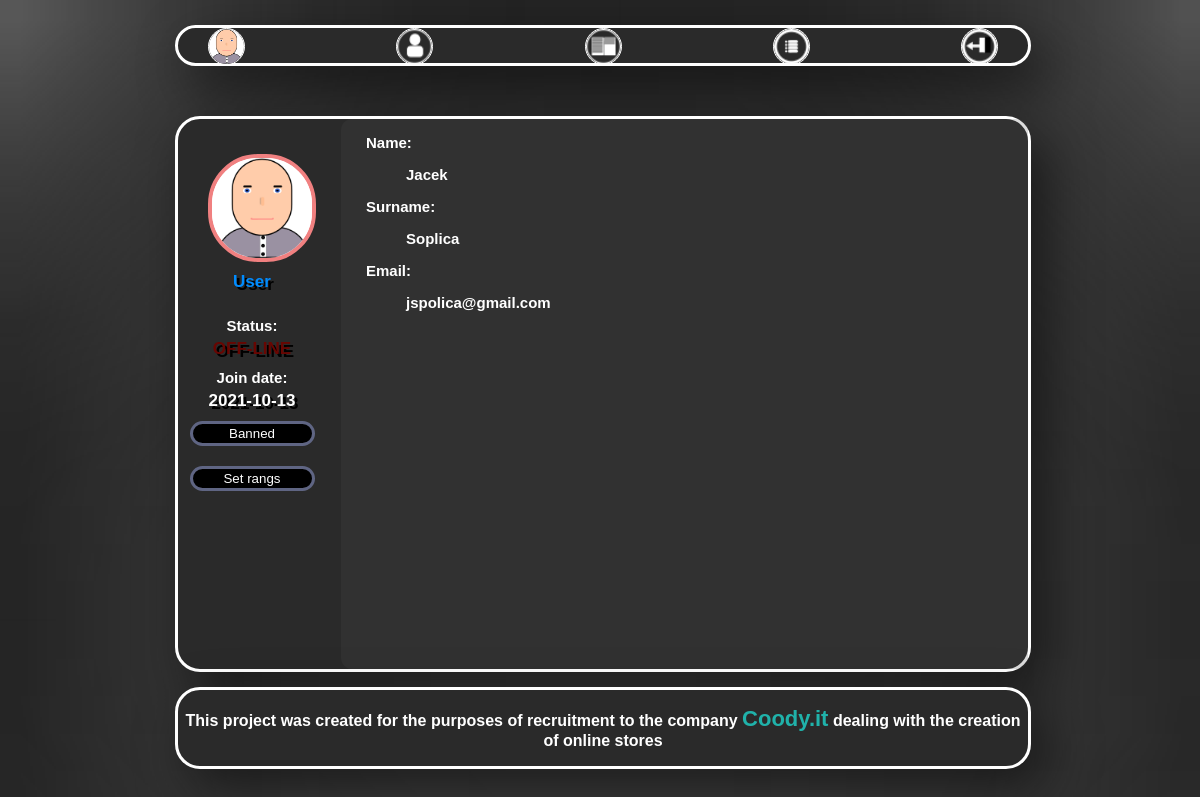
Page /profil_user.php?author_id=4 (signed in) on the committed database.
### tables this page shows
CREATE TABLE `users_db` (
  `ID` int(11) NOT NULL,
  `Name` varchar(24) NOT NULL,
  `Surname` varchar(24) NOT NULL,
  `Email` varchar(30) NOT NULL,
  `Password` varchar(24) NOT NULL,
  `Join_Date` date NOT NULL DEFAULT current_timestamp(),
  `Images_url` text NOT NULL,
  `Online` int(11) NOT NULL
);

### profil_user.php (the view, shortened to what this page needs)
<!DOCTYPE html>
<html lang="pl">
    <head>
        <link href="user_style.css?<?=filemtime("user_style.css")?>" rel="stylesheet" type="text/css" />
    </head>
    <body>
        <div id="contener">
            <div id="header">
                <div id="link_contener">
                    <?php
                        if(empty($_SESSION['img']))
                            echo '<a id="user_go_profil" href="profil_side.php"><img class="image_header_icon" title="Profil side" alt="Go back to profil icon" src="User_profils\default_profil\default.png"></a>';
                        else
                        {
                            $pathi = "User_profils\\". $_SESSION['id'] ."\\".$_SESSION['img'];
                            echo "<a id='user_go_profil' href='profil_side.php'><img class='image_header_icon' title='Profil side' alt='Go back to profil icon' src='$pathi'></a>";
                        }
                        if($_SESSION['Rangs'] >= 2)
                        {
                            echo' <a id="admin_look_all" href="user_list_side.php"><img class="image_header_icon" title="User list side" alt="Go to user list side icon" src="images/icon_link/profils.png" ></a>';
                            echo' <a id="admin_look_all" href="archive_side.php"><img class="image_header_icon" title="Archive list side" alt="Go to archive list side icon" src="images/icon_link/archive.png" ></a>';
                        }
                    ?>
                    <a id="user_go_ticket" href="ticket_side.php"><img class="image_header_icon" title="Ticket side" alt="Go to Ticket side icon" src="images/icon_link/tickets.png" ></a>
                    <a class="user_logout" href="logout.php"> <img class="image_header_icon" title="Log out"  alt="Log out icon" src="images/icon_link/logout.png"></a>
                </div>
            </div>
            <div id="main">
                <?php
                    echo '<div id = "user_left_contener">';
                        if(!empty($_GET["author_id"]))
                            $Uid = $_GET["author_id"];
                        require_once "connect_mysql.php";
                        $db = @mysqli_connect($host , $username, $userpassword, $namedb);
                        if(!$db)
                            echo '<br><div id="error_contener"> Warning: Database not connected!</div><br>';
                        else
                        {
                            $sql = "SELECT * FROM users_db WHERE ID = '$Uid'";
                            if($result = $db->query($sql))
                            {
                                $tcket_number = $result->num_rows;
                                if($tcket_number == 1)
                                {
                                    $data = $result->fetch_assoc();
                                    $suemail = $data['Email'];
                                    $Uname = $data['Name'];
                                    $Usurname = $data['Surname'];
                                    $Ujdate = $data['Join_Date'];
                                    $Uimgurl = $data['Images_url'];
                                    $Uonline = $data['Online'];
                                }
                                else
                                {
                                    header('location: profil_side.php');
                                }
                            }
                            echo '<head> <title>Profil '.$Uname . ' ' .$Usurname.'</title></head>';
                            $sql = "SELECT * FROM admins_db WHERE Email = '$suemail'";
                            if($result = $db->query($sql))
                            {
                                $tcket_number = $result->num_rows;
                                if($tcket_number == 1)
                                {
                                    $data = $result->fetch_assoc();
                                    $Urangs = $data['Rang_strong'];
                                }
                                else
                                    $Urangs = 0;
                            }
                            if(@$Uimgurl == NULL)
                                echo '<img id= "user_photo_profil_id"  title="Your phot" alt="User photo" src="User_profils\default_profil\default.png">';
                            else
                            {
                                $pathi = "User_profils\\". $Uid."\\".$Uimgurl;
                                echo "<img id= 'user_photo_profil_id'  title='Your photo' alt='User photo' src='$pathi'>";
                            }
                            switch($Urangs)
                            {
                                case 0:
                                    echo  " <label id='rang_style_user'>User</label>";
                                    break;
                            }
                            echo "<label>Status:</label>";
                            if($Uonline != 0)
                                echo  " <label id='user_online'>ON-LINE</label>";
                            else
                                echo  " <label id='user_offline'>OFF-LINE</label>";
                            echo '<label>Join date:</label>';
                            echo '<label id="user_join_date">'. $Ujdate .'</label>';
                            echo '<form name="user_control_form" action="write_ban_side.php" method="get">';
                            if($_SESSION['Rangs'] > 1 && $Uid != $_SESSION['id'])
                            {
                                if($Urangs != 4)
                                    echo '<input class="button_user" name="ban_user" type="submit" value="Banned">';
                            }
                            echo '</form>';
                            echo '<form name="user_control_form" action="profil_user.php?author_id='.$Uid.'" method="post">';
                            if($_SESSION['Rangs'] == 3 && $Uid != $_SESSION['id'])
                            {
                                if($Urangs != 4)
                                {
                                    echo '<input onclick="showRangs()" class="button_user" name="show_rangs_button" type="button" value="Set rangs">';
                                }
                            }
                            echo '</form>';
                        }
                    echo '</div>';
                    echo  '<div id="user_settings_contener">';
                        echo '<label class="label_class_user">Name:</label>';
                        echo '<label class="label_class_settings_user">'.$Uname.'</label>';
                        echo '<label class="label_class_user">Surname:</label>';
                        echo '<label class="label_class_settings_user">'.$Usurname.'</label>';
                        echo '<label class="label_class_user">Email:</label>';
                        echo '<label class="label_class_settings_user">'.$suemail.'</label>';
                    echo '</div>';
                ?>
            </div>
            <div id="footer">
                <p>This project was created for the purposes of recruitment to the company <a id ="Link_coody"href="https://coody.it/">Coody.it</a> dealing with the creation of online stores</p>
            </div>
        </div>
    </body>
</html>

### user_style.css (style rules this page uses)
* { font-family: sans-serif; }
body { width: 850px; height: 670px; background-image: url("images/tail.png"); background-repeat: no-repeat; background-size: 100%; margin-left:auto; margin-right:auto; background-attachment:fixed; }
#header { font-weight: bolder; text-decoration: none; height: 35px; width: 100%; box-shadow: 15px 20px 50px rgba(0, 0, 0, 0.5); margin-top: 25px; border:3px solid rgb(255, 255, 255); background-color:rgb(42, 42, 42); border-radius: 25px; margin-bottom: 50px; text-align: center; }
#link_contener { margin-left: 30px; margin-right: 30px; display: flex; flex-direction:row; justify-content: space-between }
.image_header_icon { height: 35px; width: 35px; border: 1px solid white; border-radius: 25px; }
#main { color:white; margin-top:10px; font-size: 15px; min-height: 550px; height: auto; width: 850px; font-weight: bolder; box-shadow: 15px 20px 50px rgba(0, 0, 0, 0.5); display:flex; border:3px solid rgb(255, 255, 255); background-color:rgb(42, 42, 42); border-radius: 25px; }
.button_user { background:rgb(0, 0, 0); height: 25px; width: 125px; color: white; border:3px solid rgb(95, 101, 131); border-radius: 20px; text-align: center; margin-bottom: 10px; margin-top:10px; cursor: pointer; }
.label_class_user { margin-left:25px; margin-top:15px; }
.label_class_settings_user { margin-left:65px; margin-top:15px; }
#user_left_contener { height: auto; width: 155px; margin-top: 15px; margin-bottom: 15px; margin-left: 10px; text-align: center; display: flex; flex-direction: column; }
#user_photo_profil_id { height: 100px; width: 100px; margin-top: 20px; margin-bottom: 10px; margin-left: 20px; border:4px solid lightcoral; background-color: white; border-radius: 50px; }
#user_join_date { font-size: 17px; text-align: center; margin-top:5px; text-shadow: 3px 3px black; }
#user_offline { color: rgb(104, 6, 2); font-size: 17px; text-align: center; margin-top:5px; margin-bottom:10px; text-shadow: 3px 3px black; }
#rang_style_user { color: rgb(0, 140, 255); font-size: 17px; text-align: center; margin-bottom: 25px; text-shadow: 3px 3px black; }
#user_settings_contener,#user_form_contener { background-color:rgba(78, 78, 78, 0.198); width: 100%; height: auto; border-radius: 11px; display:flex; margin-left: 25px; flex-direction: column; }
#Link_coody { color:lightseagreen; text-decoration: none; font-size: 22px; }
#footer { font-weight: bolder; color:white; width: 100%; text-align: center; box-shadow: 15px 20px 50px rgba(0, 0, 0, 0.5); margin-top: 15px; border:3px solid rgb(255, 255, 255); background-color:rgb(42, 42, 42); border-radius: 25px; display:inline-block; }

### rows in the picture
users_db: Join_Date "2021-10-13", Name "Jacek", Surname "Soplica", Email "jspolica@gmail.com"
